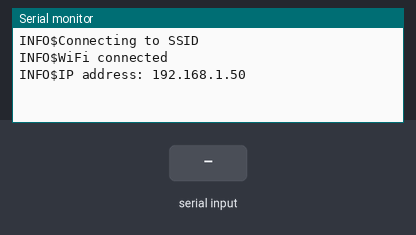
Recording of a sketch running on a simulated ESP32. Shown: the last lines printed to the serial monitor. Inputs (shaded band) come from the test bench. WiFi joins after 1.5 s; servers stay silent unless stated; no MQTT or app messages arrive unless stated.

Above: at 2.7 s.
2.8 s: "SEND\n" received over the second serial link
At 3.2 s:
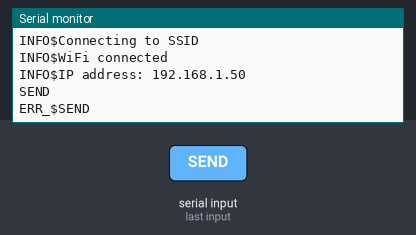
4.3 s: "SUBS\n" received over the second serial link
At 5.5 s:
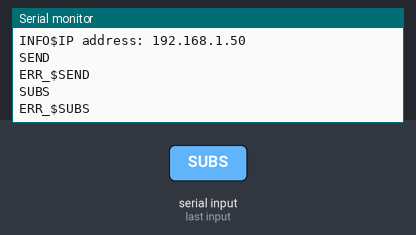
5.8 s: "UNSB\n" received over the second serial link
At 6.7 s:
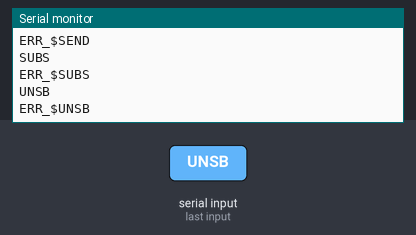
7.3 s: "1\n" received over the second serial link
At 7.8 s:
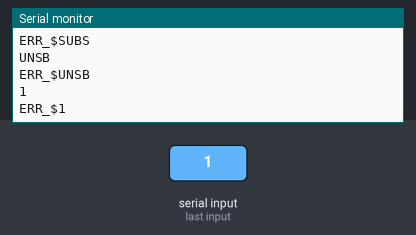

The sketch:

esp32.ino
```cpp
// TESTED ON ESP32 Dev Module

#define RXD2 16
#define TXD2 17

#include <WiFi.h>
#include "MQTToverSerial.h"

const char* ssid     = "SSID";
const char* password = "PASSWORD";

WiFiClient wifiClient;

MQTToverSerial* mqttClient;

void setup() {
  // put your setup code here, to run once:
  Serial.begin(115200);
  Serial2.begin(115200, SERIAL_8N1, RXD2, TXD2);
  delay(10);

  // We start by connecting to a WiFi network

  Serial.println();
  Serial.println();
  Serial.print("INFO$Connecting to ");
  Serial.println(ssid);

  WiFi.begin(ssid, password);

  while (WiFi.status() != WL_CONNECTED) {
      delay(500);
  }

  Serial.println("INFO$WiFi connected");
  Serial.print("INFO$IP address: ");
  Serial.println(WiFi.localIP());

  mqttClient = new MQTToverSerial(wifiClient, Serial2, "192.168.2.1", 1883, "", "", "ESP32-MQTToverSerial", &Serial);
}

void loop() {
  // put your main code here, to run repeatedly:
  if (Serial2.available())
    mqttClient->ReadSerial();
  mqttClient->Loop();
}
```

MQTToverSerial.cpp
```cpp
#include "MQTToverSerial.h"

MQTToverSerial::MQTToverSerial(WiFiClient& _wifiClient, HardwareSerial &_serial, const char* _serverIp, int _serverPort, const char* _MQTTlogin, const char* _MQTTpass, const char* _MQTTid, HardwareSerial* _debugSerial) : wifiClient(_wifiClient), serial(_serial), serverIp(_serverIp), serverPort(_serverPort), MQTTlogin(_MQTTlogin), MQTTpass(_MQTTpass), MQTTid(_MQTTid), debugSerial(_debugSerial)
{
  pubSubClient = new PubSubClient(wifiClient);
  pubSubClient->setServer(serverIp, serverPort);
  pubSubClient->setCallback( [&](char* topic, byte* payload, unsigned int length)
  {
      this->serial.print("MSSG");
      this->serial.print(specialCharacter);
      this->serial.print(topic);
      this->serial.print(specialCharacter);
      for (unsigned int j = 0; j < length; ++j)
      {
        this->serial.print((char) payload[j]);
      }
      this->serial.println("");

      if (this->debugSerial != NULL)
      {
          this->debugSerial->print("MSSG");
          this->debugSerial->print(specialCharacter);
          this->debugSerial->print(topic);
          this->debugSerial->print(specialCharacter);
          for (unsigned int j = 0; j < length; ++j)
          {
            this->debugSerial->print((char) payload[j]);
          }
          this->debugSerial->println("");
      }
  });
  pubSubClient->connect(MQTTid, MQTTlogin, MQTTpass);
}

MQTToverSerial::~MQTToverSerial()
{
  if (pubSubClient != NULL)
    delete pubSubClient;
}

bool MQTToverSerial::Publish(const char* topic, const char* message)
{
  pubSubClient->publish(topic, message);

  return true;
}

bool MQTToverSerial::SubscribeTopic(const char* topic)
{
  if (!pubSubClient->connected())
  {
    Reconnect();
  }

  return pubSubClient->subscribe(topic);
}

bool MQTToverSerial::UnsubscribeTopic(const char* topic)
{
  if (!pubSubClient->connected())
  {
    Reconnect();
  }

  return pubSubClient->unsubscribe(topic);
}

void MQTToverSerial::Reconnect()
{
  // Loop until we're reconnected
  while (!pubSubClient->connected())
  {
    // Attempt to connect
    if (!pubSubClient->connect(MQTTid, MQTTlogin, MQTTpass))
    {
      serial.print("ERR_");
      serial.print(specialCharacter);
      serial.println("No connection with MQTT broker!");
      if (debugSerial != NULL)
      {
          debugSerial->print("ERR_");
          debugSerial->print(specialCharacter);
          debugSerial->println("No connection with MQTT broker!");
      }
      // Wait 5 seconds before retrying
      delay(5000);
    }
  }
}

#define BUFFER_SIZE 2000 //UART RX buffer size

void MQTToverSerial::ReadSerial()
{
  char serialBuffer[BUFFER_SIZE + 1];
  memset(serialBuffer, 0, BUFFER_SIZE + 1);
  while(serial.readBytesUntil('\n', serialBuffer, BUFFER_SIZE))
  {
    if (debugSerial != NULL)
    {
      debugSerial->println(serialBuffer);
    }

    char command[5];
    strncpy(command, serialBuffer, 4);
    command[4] = '\0';

    if (strcmp(command, "SEND") == 0)
    {
      size_t i = 5;

      char topic[BUFFER_SIZE + 1];
      size_t i_t = 0;
      memset(topic, 0, BUFFER_SIZE + 1);
      char message[BUFFER_SIZE + 1];
      size_t i_m = 0;
      memset(message, 0, BUFFER_SIZE + 1);

      while (i < BUFFER_SIZE + 1 && serialBuffer[i] != specialCharacter)
      {
        topic[i_t] = serialBuffer[i];
        ++i;
        ++i_t;
      }
      ++i;

      if (strlen(topic) == 0)
      {
        Error(serialBuffer);

        memset(serialBuffer, 0, BUFFER_SIZE + 1);
        continue;
      }

      while (i < BUFFER_SIZE + 1 && serialBuffer[i] != '\n')
      {
        message[i_m] = serialBuffer[i];
        ++i;
        ++i_m;
      }

      if(!pubSubClient->connected())
        Reconnect();
      Publish(topic, message);
    }
    else if (strcmp(command, "SUBS") == 0)
    {
      size_t i = 5;

      char topic[BUFFER_SIZE + 1];
      size_t i_t = 0;
      memset(topic, 0, BUFFER_SIZE + 1);

      while (i < BUFFER_SIZE + 1 && serialBuffer[i] != '\n')
      {
        topic[i_t] = serialBuffer[i];
        ++i;
        ++i_t;
      }

      if (strlen(topic) == 0)
      {
        Error(serialBuffer);

        memset(serialBuffer, 0, BUFFER_SIZE + 1);
        continue;
      }

      if(!pubSubClient->connected())
        Reconnect();
      SubscribeTopic(topic);
    }
    else if (strcmp(command, "UNSB") == 0)
    {
      size_t i = 5;

      char topic[BUFFER_SIZE + 1];
      size_t i_t = 0;
      memset(topic, 0, BUFFER_SIZE + 1);

      while (i < BUFFER_SIZE + 1 && serialBuffer[i] != '\n')
      {
        topic[i_t] = serialBuffer[i];
        ++i;
        ++i_t;
      }

      if (strlen(topic) == 0)
      {
        Error(serialBuffer);

        memset(serialBuffer, 0, BUFFER_SIZE + 1);
        continue;
      }

      if(!pubSubClient->connected())
        Reconnect();
      UnsubscribeTopic(topic);
    }
    else
    {
      Error(serialBuffer);
    }

    memset(serialBuffer, 0, BUFFER_SIZE + 1);
  }
}

bool MQTToverSerial::Loop()
{
  if (!pubSubClient->connected()) {
    Reconnect();
  }
  return pubSubClient->loop();
}

void MQTToverSerial::Error(const char* buff)
{
    serial.print("ERR_");
    serial.print(specialCharacter);
    serial.println(buff);

    if (debugSerial != NULL)
    {
      debugSerial->print("ERR_");
      debugSerial->print(specialCharacter);
      debugSerial->println(buff);
    }
}
```

MQTToverSerial.h
```cpp
#ifndef MQTTOVERSERIAL
#define MQTTOVERSERIAL

#include <WiFi.h>
#include "PubSubClient.h"

class MQTToverSerial
{
public:
    MQTToverSerial(WiFiClient& _wifiClient, HardwareSerial &_serial, const char* _serverIp, int _serverPort, const char* _MQTTlogin, const char* _MQTTpass, const char* _MQTTid, HardwareSerial* _debugSerial = NULL);
    ~MQTToverSerial();
    bool SubscribeTopic(const char* topic);
    bool UnsubscribeTopic(const char* topic);
    bool Publish(const char* topic, const char* message);
    bool Loop();

    void SetSpecialCharacter(char _specialCharacter) { specialCharacter = _specialCharacter; };
    char GetSpecialCharacter() { return specialCharacter; };

    void ReadSerial();
private:
    PubSubClient* pubSubClient = NULL;
    HardwareSerial &serial;
    HardwareSerial* debugSerial;
    WiFiClient &wifiClient;
    const char* &serverIp;
    int &serverPort;

    const char* &MQTTlogin;
    const char* &MQTTpass;
    const char* &MQTTid;

    char specialCharacter = '$';

    void Reconnect();

    void Error(const char* buff);
};

#endif
```

Measured:
- after the input at 2.8 s, the serial monitor: prints a new line at once (image 1)
- after the input at 4.3 s, the serial monitor: prints a new line at once (image 2)
- after the input at 5.8 s, the serial monitor: prints a new line at once (image 3)
- after the input at 7.3 s, the serial monitor: prints a new line at once (image 4)
